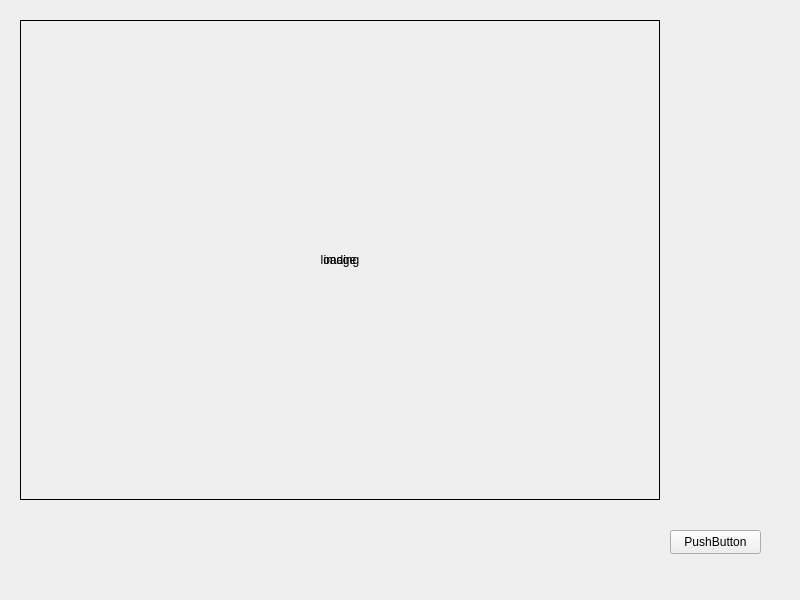
<?xml version="1.0" encoding="UTF-8"?>
<ui version="4.0">
 <class>MainWidget</class>
 <widget class="QWidget" name="MainWidget">
  <property name="geometry">
   <rect>
    <x>0</x>
    <y>0</y>
    <width>800</width>
    <height>600</height>
   </rect>
  </property>
  <property name="windowTitle">
   <string>MainWidget</string>
  </property>
  <widget class="QLabel" name="lbl_loading">
   <property name="geometry">
    <rect>
     <x>20</x>
     <y>20</y>
     <width>640</width>
     <height>480</height>
    </rect>
   </property>
   <property name="styleSheet">
    <string notr="true">border : 1px solid black;</string>
   </property>
   <property name="text">
    <string>loading</string>
   </property>
   <property name="alignment">
    <set>Qt::AlignCenter</set>
   </property>
  </widget>
  <widget class="QPushButton" name="btn">
   <property name="geometry">
    <rect>
     <x>670</x>
     <y>530</y>
     <width>91</width>
     <height>24</height>
    </rect>
   </property>
   <property name="text">
    <string>PushButton</string>
   </property>
  </widget>
  <widget class="QLabel" name="lbl_image">
   <property name="geometry">
    <rect>
     <x>20</x>
     <y>20</y>
     <width>640</width>
     <height>480</height>
    </rect>
   </property>
   <property name="styleSheet">
    <string notr="true">border : 1px solid black;</string>
   </property>
   <property name="text">
    <string>image</string>
   </property>
   <property name="alignment">
    <set>Qt::AlignCenter</set>
   </property>
  </widget>
  <zorder>lbl_image</zorder>
  <zorder>lbl_loading</zorder>
  <zorder>btn</zorder>
 </widget>
 <resources/>
 <connections/>
</ui>
